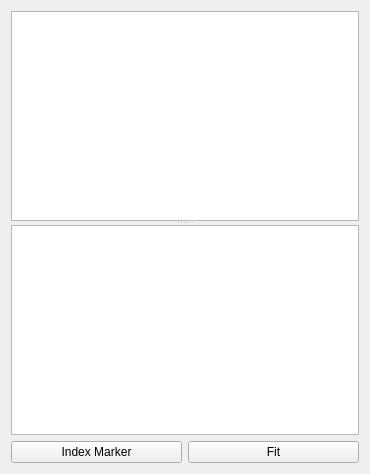
<ui version="4.0" >
 <class>Fit</class>
 <widget class="QWidget" name="Fit" >
  <property name="geometry" >
   <rect>
    <x>0</x>
    <y>0</y>
    <width>370</width>
    <height>474</height>
   </rect>
  </property>
  <property name="windowTitle" >
   <string>Fit</string>
  </property>
  <layout class="QGridLayout" name="gridLayout" >
   <item row="0" column="0" colspan="2" >
    <widget class="QSplitter" name="splitter" >
     <property name="orientation" >
      <enum>Qt::Vertical</enum>
     </property>
     <widget class="QTreeView" name="paramView" />
     <widget class="QTableView" name="markerView" />
    </widget>
   </item>
   <item row="1" column="0" >
    <widget class="QPushButton" name="indexButton" >
     <property name="text" >
      <string>Index Marker</string>
     </property>
    </widget>
   </item>
   <item row="1" column="1" >
    <widget class="QPushButton" name="fitButton" >
     <property name="text" >
      <string>Fit</string>
     </property>
    </widget>
   </item>
  </layout>
 </widget>
 <resources/>
 <connections/>
</ui>
